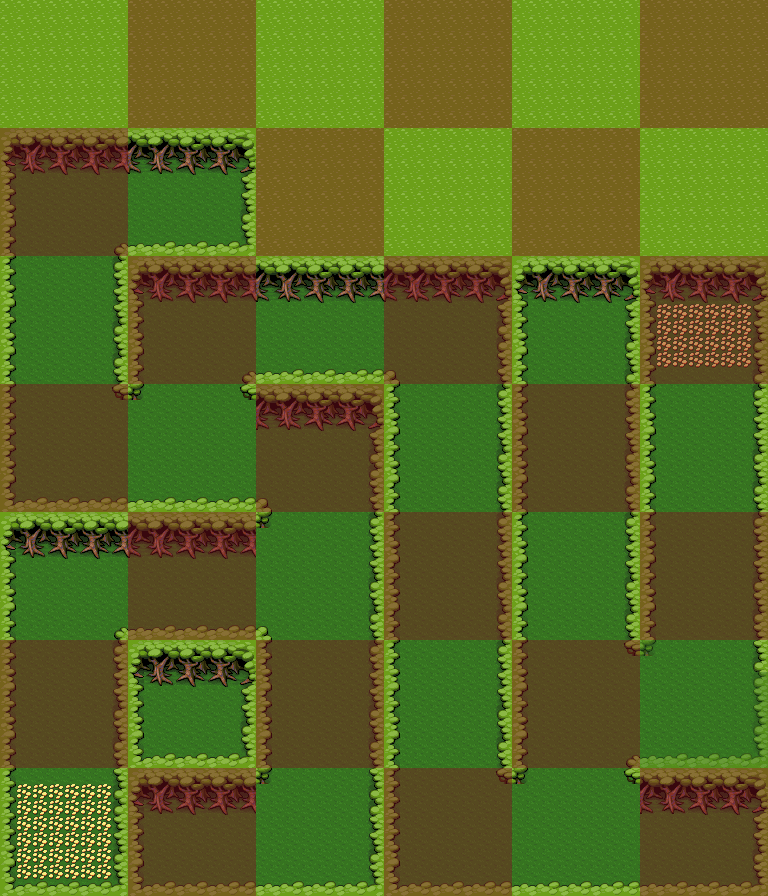

Below is a game level as drawn by its tile map, then a one-line description and the .tmx that defines it (tile-layer data replaced by summaries):
An orthogonal 48x56 tile map with 16x16 px tiles, 2 tile layers (background, grid).

<map version="1.0" orientation="orthogonal" width="48" height="56" tilewidth="16" tileheight="16">
 <properties>
  <property name="ambient" value="butterfly" />
 </properties>
 <tileset firstgid="1" name="forest" tilewidth="16" tileheight="16">
  <image source="forest.png" width="128" height="208" />
  <tile id="2">
   <properties>
    <property name="wall" value="" />
   </properties>
  </tile>
  <tile id="3">
   <properties>
    <property name="wall" value="" />
   </properties>
  </tile>
  <tile id="4">
   <properties>
    <property name="wall" value="" />
   </properties>
  </tile>
  <tile id="5">
   <properties>
    <property name="wall" value="" />
   </properties>
  </tile>
  <tile id="6">
   <properties>
    <property name="wall" value="" />
   </properties>
  </tile>
  <tile id="7">
   <properties>
    <property name="wall" value="" />
   </properties>
  </tile>
  <tile id="8">
   <properties>
    <property name="wall" value="" />
   </properties>
  </tile>
  <tile id="9">
   <properties>
    <property name="wall" value="" />
   </properties>
  </tile>
  <tile id="10">
   <properties>
    <property name="wall" value="" />
   </properties>
  </tile>
  <tile id="11">
   <properties>
    <property name="wall" value="" />
   </properties>
  </tile>
  <tile id="12">
   <properties>
    <property name="wall" value="" />
   </properties>
  </tile>
  <tile id="13">
   <properties>
    <property name="wall" value="" />
   </properties>
  </tile>
  <tile id="14">
   <properties>
    <property name="wall" value="" />
   </properties>
  </tile>
  <tile id="15">
   <properties>
    <property name="wall" value="" />
   </properties>
  </tile>
  <tile id="16">
   <properties>
    <property name="wall" value="" />
   </properties>
  </tile>
  <tile id="17">
   <properties>
    <property name="wall" value="" />
   </properties>
  </tile>
  <tile id="19">
   <properties>
    <property name="path" value="" />
   </properties>
  </tile>
  <tile id="20">
   <properties>
    <property name="path" value="" />
   </properties>
  </tile>
  <tile id="21">
   <properties>
    <property name="path" value="" />
   </properties>
  </tile>
  <tile id="22">
   <properties>
    <property name="path" value="" />
   </properties>
  </tile>
  <tile id="23">
   <properties>
    <property name="path" value="" />
   </properties>
  </tile>
  <tile id="24">
   <properties>
    <property name="path" value="" />
   </properties>
  </tile>
  <tile id="25">
   <properties>
    <property name="wall" value="" />
   </properties>
  </tile>
  <tile id="26">
   <properties>
    <property name="path" value="" />
   </properties>
  </tile>
  <tile id="27">
   <properties>
    <property name="path" value="" />
   </properties>
  </tile>
  <tile id="28">
   <properties>
    <property name="path" value="" />
   </properties>
  </tile>
  <tile id="29">
   <properties>
    <property name="path" value="" />
   </properties>
  </tile>
  <tile id="30">
   <properties>
    <property name="path" value="" />
   </properties>
  </tile>
  <tile id="31">
   <properties>
    <property name="wall" value="" />
   </properties>
  </tile>
  <tile id="32">
   <properties>
    <property name="wall" value="" />
   </properties>
  </tile>
  <tile id="33">
   <properties>
    <property name="wall" value="" />
   </properties>
  </tile>
  <tile id="34">
   <properties>
    <property name="wall" value="" />
   </properties>
  </tile>
  <tile id="35">
   <properties>
    <property name="wall" value="" />
   </properties>
  </tile>
  <tile id="36">
   <properties>
    <property name="wall" value="" />
   </properties>
  </tile>
  <tile id="37">
   <properties>
    <property name="path" value="" />
   </properties>
  </tile>
  <tile id="38">
   <properties>
    <property name="path" value="" />
   </properties>
  </tile>
  <tile id="39">
   <properties>
    <property name="wall" value="" />
   </properties>
  </tile>
  <tile id="40">
   <properties>
    <property name="wall" value="" />
   </properties>
  </tile>
  <tile id="41">
   <properties>
    <property name="wall" value="" />
   </properties>
  </tile>
  <tile id="42">
   <properties>
    <property name="wall" value="" />
   </properties>
  </tile>
  <tile id="43">
   <properties>
    <property name="wall" value="" />
   </properties>
  </tile>
  <tile id="44">
   <properties>
    <property name="path" value="" />
   </properties>
  </tile>
  <tile id="45">
   <properties>
    <property name="path" value="" />
   </properties>
  </tile>
  <tile id="46">
   <properties>
    <property name="path" value="" />
   </properties>
  </tile>
  <tile id="47">
   <properties>
    <property name="path" value="" />
   </properties>
  </tile>
  <tile id="48">
   <properties>
    <property name="wall" value="" />
   </properties>
  </tile>
  <tile id="49">
   <properties>
    <property name="wall" value="" />
   </properties>
  </tile>
  <tile id="50">
   <properties>
    <property name="wall" value="" />
   </properties>
  </tile>
  <tile id="51">
   <properties>
    <property name="wall" value="" />
   </properties>
  </tile>
  <tile id="52">
   <properties>
    <property name="path" value="" />
   </properties>
  </tile>
  <tile id="53">
   <properties>
    <property name="wall" value="" />
   </properties>
  </tile>
  <tile id="54">
   <properties>
    <property name="wall" value="" />
   </properties>
  </tile>
  <tile id="58">
   <properties>
    <property name="obstacle" value="" />
   </properties>
  </tile>
  <tile id="59">
   <properties>
    <property name="obstacle" value="" />
   </properties>
  </tile>
  <tile id="60">
   <properties>
    <property name="obstacle" value="" />
   </properties>
  </tile>
  <tile id="61">
   <properties>
    <property name="obstacle" value="" />
   </properties>
  </tile>
  <tile id="62">
   <properties>
    <property name="obstacle" value="" />
   </properties>
  </tile>
  <tile id="63">
   <properties>
    <property name="obstacle" value="" />
   </properties>
  </tile>
  <tile id="64">
   <properties>
    <property name="wall" value="" />
   </properties>
  </tile>
  <tile id="65">
   <properties>
    <property name="wall" value="" />
   </properties>
  </tile>
  <tile id="66">
   <properties>
    <property name="wall" value="" />
   </properties>
  </tile>
  <tile id="67">
   <properties>
    <property name="wall" value="" />
   </properties>
  </tile>
  <tile id="68">
   <properties>
    <property name="wall" value="" />
   </properties>
  </tile>
  <tile id="69">
   <properties>
    <property name="wall" value="" />
   </properties>
  </tile>
  <tile id="70">
   <properties>
    <property name="wall" value="" />
   </properties>
  </tile>
  <tile id="71">
   <properties>
    <property name="obstacle" value="" />
   </properties>
  </tile>
  <tile id="72">
   <properties>
    <property name="wall" value="" />
   </properties>
  </tile>
  <tile id="73">
   <properties>
    <property name="wall" value="" />
   </properties>
  </tile>
  <tile id="74">
   <properties>
    <property name="wall" value="" />
   </properties>
  </tile>
  <tile id="75">
   <properties>
    <property name="wall" value="" />
   </properties>
  </tile>
  <tile id="76">
   <properties>
    <property name="wall" value="" />
   </properties>
  </tile>
  <tile id="77">
   <properties>
    <property name="wall" value="" />
   </properties>
  </tile>
  <tile id="78">
   <properties>
    <property name="wall" value="" />
   </properties>
  </tile>
  <tile id="79">
   <properties>
    <property name="wall" value="" />
   </properties>
  </tile>
  <tile id="80">
   <properties>
    <property name="wall" value="" />
   </properties>
  </tile>
  <tile id="81">
   <properties>
    <property name="wall" value="" />
   </properties>
  </tile>
  <tile id="82">
   <properties>
    <property name="wall" value="" />
   </properties>
  </tile>
  <tile id="83">
   <properties>
    <property name="wall" value="" />
   </properties>
  </tile>
  <tile id="84">
   <properties>
    <property name="wall" value="" />
   </properties>
  </tile>
  <tile id="85">
   <properties>
    <property name="wall" value="" />
   </properties>
  </tile>
  <tile id="86">
   <properties>
    <property name="wall" value="" />
   </properties>
  </tile>
  <tile id="87">
   <properties>
    <property name="wall" value="" />
   </properties>
  </tile>
  <tile id="88">
   <properties>
    <property name="obstacle" value="" />
   </properties>
  </tile>
  <tile id="89">
   <properties>
    <property name="obstacle" value="" />
   </properties>
  </tile>
  <tile id="90">
   <properties>
    <property name="obstacle" value="" />
   </properties>
  </tile>
  <tile id="91">
   <properties>
    <property name="obstacle" value="" />
   </properties>
  </tile>
  <tile id="92">
   <properties>
    <property name="obstacle" value="" />
   </properties>
  </tile>
  <tile id="93">
   <properties>
    <property name="obstacle" value="" />
   </properties>
  </tile>
  <tile id="94">
   <properties>
    <property name="obstacle" value="" />
   </properties>
  </tile>
  <tile id="95">
   <properties>
    <property name="obstacle" value="" />
   </properties>
  </tile>
  <tile id="96">
   <properties>
    <property name="obstacle" value="" />
   </properties>
  </tile>
  <tile id="97">
   <properties>
    <property name="obstacle" value="" />
   </properties>
  </tile>
  <tile id="98">
   <properties>
    <property name="obstacle" value="" />
   </properties>
  </tile>
  <tile id="99">
   <properties>
    <property name="obstacle" value="" />
   </properties>
  </tile>
  <tile id="100">
   <properties>
    <property name="obstacle" value="" />
   </properties>
  </tile>
  <tile id="101">
   <properties>
    <property name="obstacle" value="" />
   </properties>
  </tile>
  <tile id="102">
   <properties>
    <property name="obstacle" value="" />
   </properties>
  </tile>
  <tile id="103">
   <properties>
    <property name="obstacle" value="" />
   </properties>
  </tile>
 </tileset>
 <layer name="background" width="48" height="56">
  <data>[2688 cells, 2688 non-empty, 31 distinct tile ids]</data>
 </layer>
 <layer name="grid" width="48" height="56" opacity="0.43">
  <data>[2688 cells, 1408 non-empty, 4 distinct tile ids]</data>
 </layer>
 <objectgroup name="triggers" width="48" height="56" />
</map>
